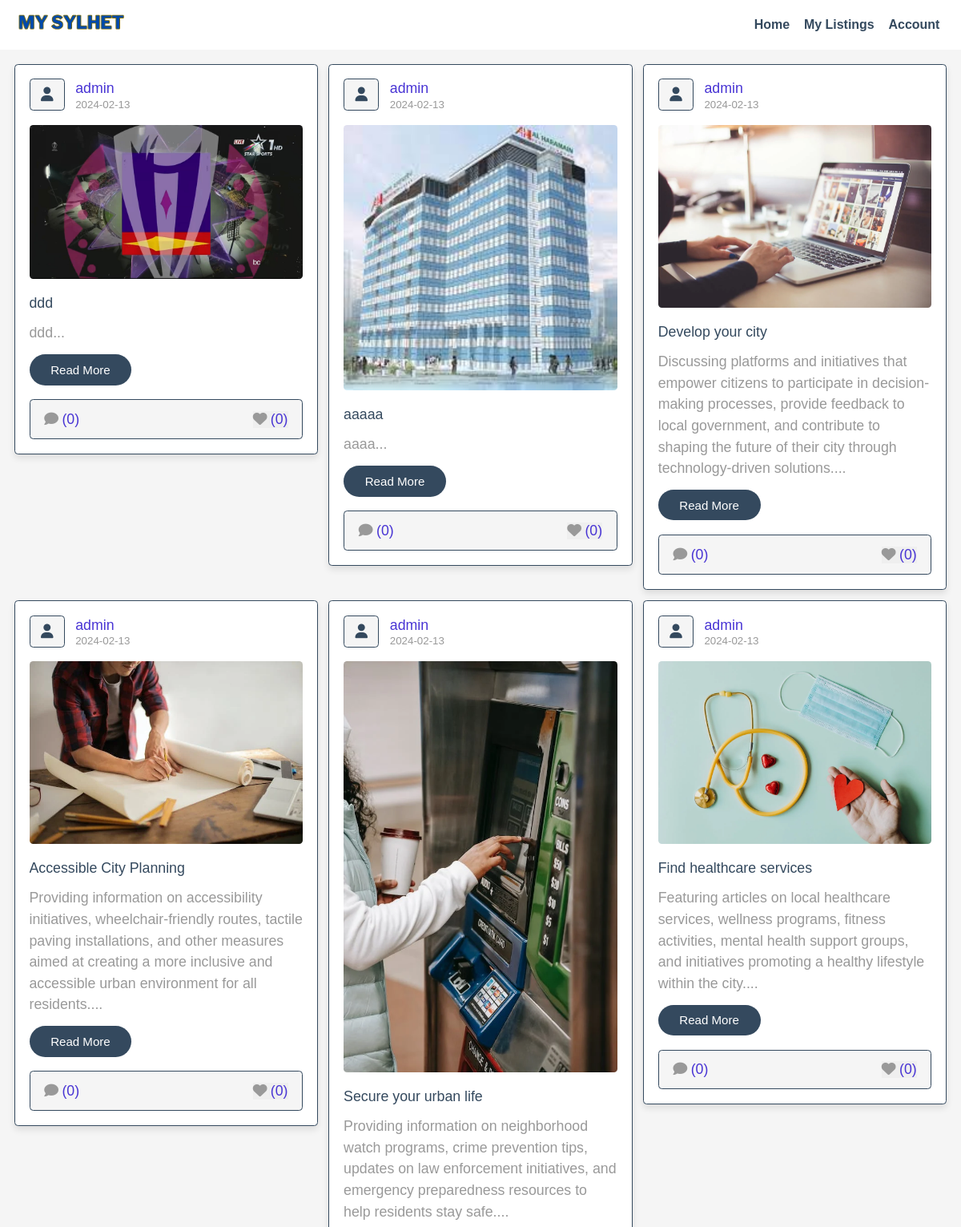
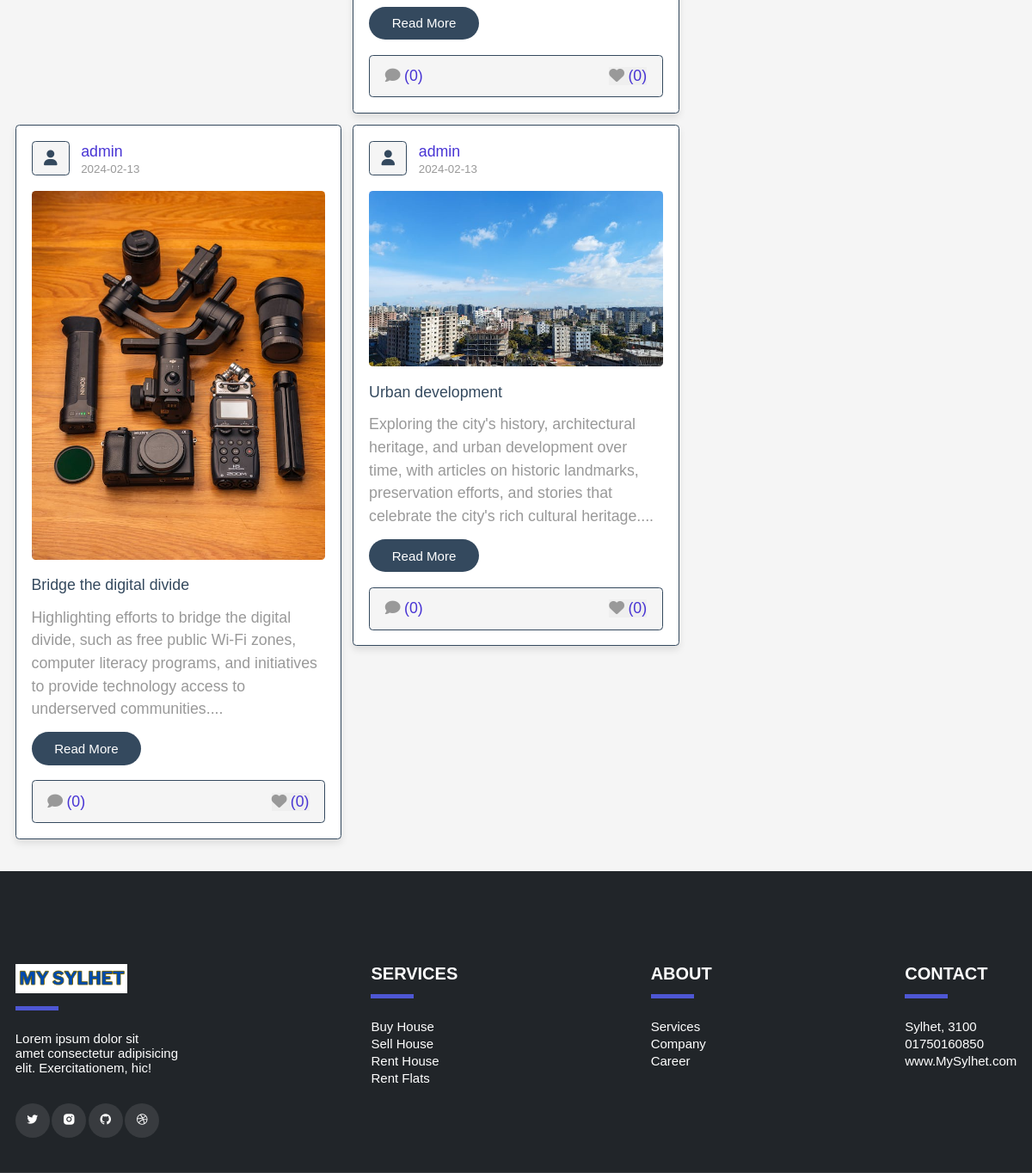
The page /project/author_posts.php?author=admin on the database its author committed (2 pictures, top to bottom).
### tables this page shows
CREATE TABLE `posts` (
  `id` int(100) NOT NULL,
  `admin_id` int(100) NOT NULL,
  `name` varchar(100) NOT NULL,
  `title` varchar(100) NOT NULL,
  `content` varchar(10000) NOT NULL,
  `category` varchar(50) NOT NULL,
  `image` varchar(100) NOT NULL,
  `date` date NOT NULL DEFAULT current_timestamp(),
  `status` varchar(10) NOT NULL
);

### project/author_posts.php (the view, shortened to what this page needs)
<?php
include 'components/connect.php';
if(isset($_SESSION['user_id'])){
   $user_id = $_SESSION['user_id'];
}else{
   $user_id = '';
};
if(isset($_GET['author'])){
   $author = $_GET['author'];
}else{
   $author = '';
}
?>
<!DOCTYPE html>
<html lang="en">
<head>
   <link rel="stylesheet" href="https://cdnjs.cloudflare.com/ajax/libs/font-awesome/6.1.1/css/all.min.css">
   <link rel="stylesheet" href="css/style.css">
</head>
<body>
<?php include 'components/user_header.php'; ?>
<section class="posts-container">
   <div class="box-container">
      <?php
         $select_posts = $conn->prepare("SELECT * FROM `posts` WHERE name = ? and status = ?");
         $select_posts->execute([$author, 'active']);
         if($select_posts->rowCount() > 0){
            while($fetch_posts = $select_posts->fetch(PDO::FETCH_ASSOC)){
            $post_id = $fetch_posts['id'];
            $count_post_comments = $conn->prepare("SELECT * FROM `comments` WHERE post_id = ?");
            $count_post_comments->execute([$post_id]);
            $total_post_comments = $count_post_comments->rowCount();
            $count_post_likes = $conn->prepare("SELECT * FROM `likes` WHERE post_id = ?");
            $count_post_likes->execute([$post_id]);
            $total_post_likes = $count_post_likes->rowCount();
            $confirm_likes = $conn->prepare("SELECT * FROM `likes` WHERE user_id = ? AND post_id = ?");
            $confirm_likes->execute([$user_id, $post_id]);
      ?>
      <form class="box" method="post">
         <div class="post-admin">
            <i class="fas fa-user"></i>
            <div>
               <a href="author_posts.php?author=<?= $fetch_posts['name']; ?>"><?= $fetch_posts['name']; ?></a>
               <div><?= $fetch_posts['date']; ?></div>
            </div>
         </div>
         <?php
            if($fetch_posts['image'] != ''){
         ?>
         <img src="uploaded_img/<?= $fetch_posts['image']; ?>" class="post-image" alt="">
         <?php
         }
         ?>
         <div class="post-title"><?= $fetch_posts['title']; ?></div>
         <div class="post-content content-150"><?= $fetch_posts['content']; ?></div>
         <a href="view_post.php?post_id=<?= $post_id; ?>" class="inline-btn">read more</a>
         <div class="icons">
            <a href="view_post.php?post_id=<?= $post_id; ?>"><i class="fas fa-comment"></i><span>(<?= $total_post_comments; ?>)</span></a>
            <button type="submit" name="like_post"><i class="fas fa-heart" style="<?php if($confirm_likes->rowCount() > 0){ echo 'color:var(--red);'; } ?>  "></i><span>(<?= $total_post_likes; ?>)</span></button>
         </div>
      </form>
      <?php
         }
      }else{
         echo '<p class="empty">no posts found for this author!</p>';
      }
      ?>
   </div>
</section>
<?php include 'components/footer.php'; ?>
</body>
</html>

### project/css/style.css (style rules this page uses)
:root { --main-color: #4834d4; --red: #e74c3c; --orange: #f39c12; --black: #34495e; --white: #fff; --light-bg: #f5f5f5; --light-color: #999; --border: 0.2rem solid var(--black); --box-shadow: 0 0.5rem 1rem rgba(0, 0, 0, 0.1); --c-brand: #4e57d4; --c-brand-light: #6970dd; --c-dark: #212529; }
* { font-family: Arial, Helvetica, sans-serif; margin: 0; padding: 0; box-sizing: border-box; outline: none; border: none; text-decoration: none; }
html { font-size: 55.5%; overflow-x: hidden; }
body { background-color: var(--light-bg); }
section { padding: 2rem; margin: 0 auto; max-width: 1200px; }
.btn, .delete-btn, .option-btn, .inline-btn, .inline-option-btn, .inline-delete-btn { margin-top: 1rem; border-radius: 3.5rem; cursor: pointer; font-size: 1.7rem; color: var(--white); padding: 1.2rem 3rem; text-transform: capitalize; text-align: center; }
.inline-btn, .inline-option-btn, .inline-delete-btn { display: inline-block; margin-right: 1rem; }
.inline-btn, .btn { background-color: var(--black); }
.posts-container .box-container { display: grid; grid-template-columns: repeat(auto-fit, minmax(33rem, 1fr)); gap: 1.5rem; align-items: flex-start; justify-content: center; }
.posts-container .box-container .box { border: var(--border); box-shadow: var(--box-shadow); border-radius: 0.5rem; background-color: var(--white); padding: 2rem; overflow: hidden; }
.posts-container .box-container .box .post-admin { display: flex; align-items: center; gap: 1.5rem; margin-bottom: 2rem; }
.posts-container .box-container .box .post-admin i { text-align: center; height: 4.5rem; width: 5rem; line-height: 4.2rem; font-size: 2rem; border: var(--border); border-radius: 0.5rem; background-color: var(--light-bg); color: var(--black); }
.posts-container .box-container .box .post-admin a { font-size: 2rem; color: var(--main-color); }
.posts-container .box-container .box .post-admin div { font-size: 1.5rem; margin-top: 0.2rem; color: var(--light-color); }
.posts-container .box-container .box .post-image { width: 100%; border-radius: 0.5rem; margin-bottom: 2rem; }
.posts-container .box-container .box .post-title { font-size: 2rem; color: var(--black); overflow: hidden; text-overflow: ellipsis; white-space: nowrap; margin-bottom: 1rem; }
.posts-container .box-container .box .post-content { font-size: 2rem; line-height: 1.5; padding: 0.5rem 0; color: var(--light-color); white-space: pre-line; }
.posts-container .box-container .box .post-content::after { content: "..."; }
.posts-container .box-container .box .icons { display: flex; align-items: center; justify-content: space-between; gap: 1rem; background-color: var(--light-bg); border-radius: 0.5rem; padding: 1.5rem 2rem; border: var(--border); margin-top: 2rem; }
.posts-container .box-container .box .icons button { cursor: pointer; }
.posts-container .box-container .box .icons i { margin-right: 0.5rem; font-size: 2rem; color: var(--light-color); }
.posts-container .box-container .box .icons span { font-size: 2rem; color: var(--main-color); }

### rows shown on the page
posts: name "admin", date "2024-02-13", image (picture), title "ddd", content "ddd", total_post_comments "0", total_post_likes "0"
posts: name "admin", date "2024-02-13", image (picture), title "aaaaa", content "aaaa", total_post_comments "0", total_post_likes "0"
posts: name "admin", date "2024-02-13", image (picture), title "Develop your city", content "Discussing platforms and initiatives that empower citizens to participate in decision-making processes, provide feedback to local government, and contribute to shaping the future of their city through technology-driven solutions.", total_post_comments "0", total_post_likes "0"
posts: name "admin", date "2024-02-13", image (picture), title "Accessible City Planning", content "Providing information on accessibility initiatives, wheelchair-friendly routes, tactile paving installations, and other measures aimed at creating a more inclusive and accessible urban environment for all residents.", total_post_comments "0", total_post_likes "0"
posts: name "admin", date "2024-02-13", image (picture), title "Secure your urban life", content "Providing information on neighborhood watch programs, crime prevention tips, updates on law enforcement initiatives, and emergency preparedness resources to help residents stay safe.", total_post_comments "0", total_post_likes "0"
posts: name "admin", date "2024-02-13", image (picture), title "Find healthcare services", content "Featuring articles on local healthcare services, wellness programs, fitness activities, mental health support groups, and initiatives promoting a healthy lifestyle within the city.", total_post_comments "0", total_post_likes "0"
posts: name "admin", date "2024-02-13", image (picture), title "Bridge the digital divide", content "Highlighting efforts to bridge the digital divide, such as free public Wi-Fi zones, computer literacy programs, and initiatives to provide technology access to underserved communities.", total_post_comments "0", total_post_likes "0"
posts: name "admin", date "2024-02-13", image (picture), title "Urban development", content "Exploring the city's history, architectural heritage, and urban development over time, with articles on historic landmarks, preservation efforts, and stories that celebrate the city's rich cultural heritage.", total_post_comments "0", total_post_likes "0"
